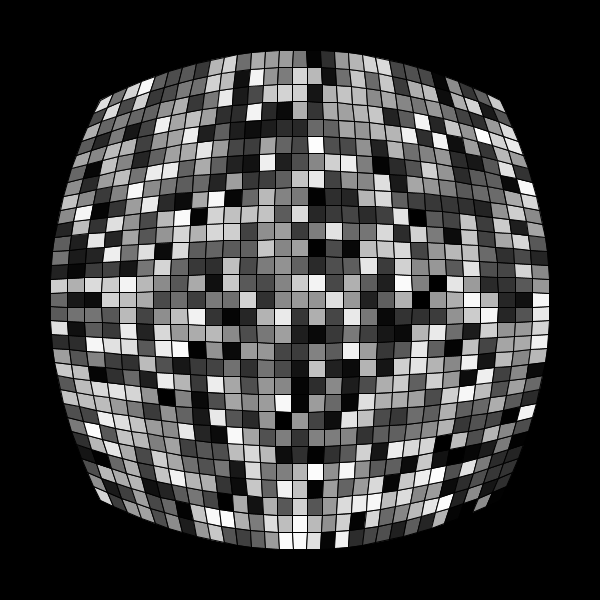
Frame 1 (no input)
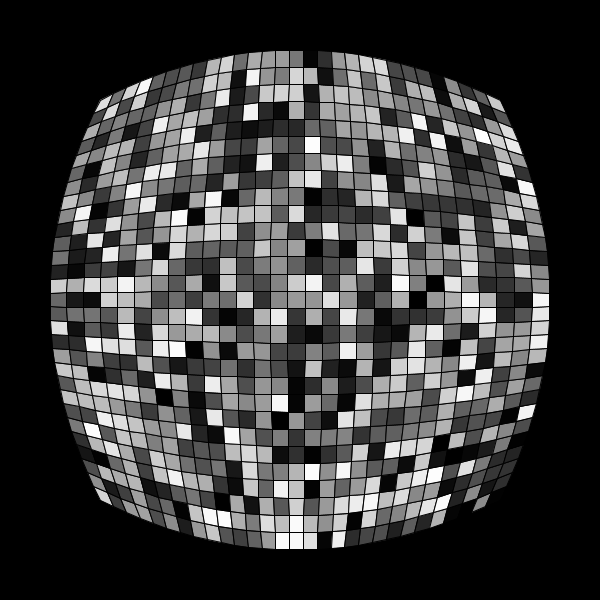
Frame 60 (the mouse pressed at the canvas centre just before this capture)
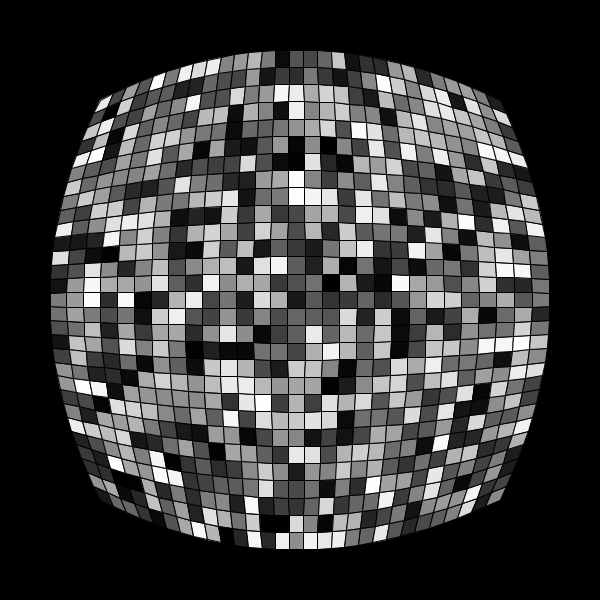
Frame 120 (the mouse held since frame 60 and released just before this capture)

The Processing sketch that drew these frames (run headless with seeded random() and noise(); from frame 60 on, the mouse is pressed at the canvas centre):

// Processing sketch: processing_175093
// ── processing_175093.pde

PVector[][] patch;
int RESOLUTION = 30; // patch resolution
float xoff = 0, yoff =0;
int v = 7, offset = 0;
boolean goLeft = false, goUp = false, dori = true;
void setup() {
  size(600, 600);
  patch = new PVector[RESOLUTION][RESOLUTION];
  for (int i=0; i< RESOLUTION; i++) {
    for (int j=0; j< RESOLUTION; j++) {
      patch[i][j] = new PVector();
    }
  }
}
float bernstein(float p1, float p2, float p3, float t) { // quadratic bernstein interpolation
  float result= p1*(1-t)*(1-t) + p2*2*(1-t)*t + p3*t*t;
  return result;
}
PVector uv(int x, int y) {
  // convert (x,y) in range 0 ~ (RESOLUTION-1) to (u,v) in 0~1 scale
  float u = (float)x / (RESOLUTION-1);
  float v = (float)y / (RESOLUTION-1);
  PVector uv = new PVector(u, v);
  return uv;
}
PVector getPosInBezierPatch(PVector uv, PVector lBottom, PVector mBottom, PVector rBottom, PVector lMiddle, PVector mMiddle, PVector rMiddle, 
PVector lTop, PVector mTop, PVector rTop) {
  // return actural (x,y) that corresponds to (u,v) in a patch defined
  // by (leftBottom, rightBottom, leftTop, rightTop)
  float u = uv.x;
  float v = uv.y;
  PVector pos = new PVector();
  float u1 = bernstein(lBottom.x, mBottom.x+xoff, rBottom.x, u);
  float u2 = bernstein(lMiddle.x, mMiddle.x+xoff, rMiddle.x, u);
  float u3 = bernstein(lTop.x, mTop.x+xoff, rTop.x, u);
  pos.x = bernstein(u1, u2, u3, v);
  u1 = bernstein(lBottom.y, mBottom.y+yoff, rBottom.y, u);
  u2 = bernstein(lMiddle.y, mMiddle.y+yoff, rMiddle.y, u);
  u3 = bernstein(lTop.y, mTop.y+yoff, rTop.y, u);
  pos.y = bernstein(u1, u2, u3, v);
  return pos;
}
void createPatch(PVector[][] patch, PVector lBottom, PVector mBottom, PVector rBottom, PVector lMiddle, PVector mMiddle, PVector rMiddle, 
PVector lTop, PVector mTop, PVector rTop) {
  for (int iy=0; iy<RESOLUTION; iy++) {
    for (int ix=0; ix<RESOLUTION; ix++) {
      PVector uv = uv(ix, iy);
      PVector pos = getPosInBezierPatch(uv, lBottom, mBottom, rBottom, lMiddle, mMiddle, rMiddle, lTop, mTop, rTop);
      patch[iy][ix].x = pos.x;
      patch[iy][ix].y = pos.y;
    }
  }
}
void renderPatch(PVector[][] patch) {
  fill(255, 0, 0);
  stroke(0);
  for (int iy=0; iy<RESOLUTION-1; iy++) {
    beginShape(QUAD_STRIP); // try POINTS
    for (int ix=0; ix<RESOLUTION; ix++) {
      fill(random(255));
      vertex(patch[iy][ix].x, patch[iy][ix].y); 
      vertex(patch[iy+1][ix].x, patch[iy+1][ix].y);
    } 
    endShape();
  }
}


void draw() {
  background(0);
  fill(random(255));
  randomSeed(0);
  // design a patch
  PVector lBottom = new PVector(100, height-100); // left bottom
  PVector mBottom = new PVector(width/2, height); // middle bottom
  PVector rBottom = new PVector(width-100, height-100); // right bottom
  PVector lMiddle = new PVector(0, height/2); // left middle
  PVector mMiddle = new PVector(width/2, height/2); // middle middle
  PVector rMiddle = new PVector(width, height/2); // right middle
  PVector lTop = new PVector(100, 100); // left top
  PVector mTop = new PVector(width/2, 0); // middle top
  PVector rTop = new PVector(width-100, 100); // right top
  createPatch(patch, lBottom, mBottom, rBottom, lMiddle, mMiddle, rMiddle, lTop, mTop, rTop);
  renderPatch(patch);

  if (dori) {
    if (offset<3)
      offset++;
    if (xoff <-100) goLeft = false;
    else if (xoff>100) goLeft = true;
    if (goLeft) xoff-=v;
    else xoff+=v;
  } else {
    if (offset>0)
      offset--;
    if (yoff <-100) goUp = false;
    else if (yoff>100) goUp = true;
    if (goUp) yoff-=v;
    else yoff+=v;
  }

  if (mousePressed) {
    randomSeed(1);
    renderPatch(patch);
  }
}

void mouseMoved() {
  dori = !dori;
}
